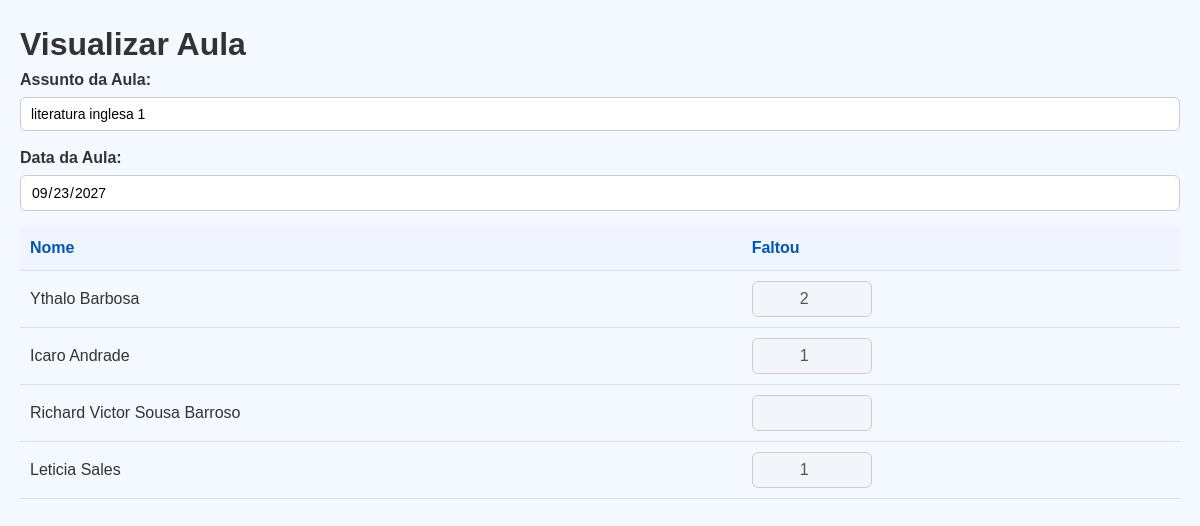
/gestao/visualizar_aula/46 (signed in), run on the app's committed database.
### gestao/models.py (models this page shows, shortened)
class Aula(models.Model):
    nome = models.TextField()
    data = models.DateField()
    turma = models.ForeignKey(Turma, on_delete=models.CASCADE, related_name='aulas')

### usuarios/models.py (models this page shows, shortened)
class Aluno(models.Model):
    nome = models.TextField()

### gestao/views.py (the view)
# urls.py: path('visualizar_aula/<int:aula_id>', views.visualizar_aula, name='visualizar_aula'),
@login_required
def visualizar_aula(request, aula_id):
    aula = get_object_or_404(Aula, id=aula_id)
    alunos = aula.turma.alunos.all()
    alunos_com_faltas = []
    for aluno in alunos:
        frequencia = Presenca.objects.filter(aula=aula, aluno=aluno).first()
        faltas = frequencia.faltas if frequencia and frequencia.faltas > 0 else ''
        alunos_com_faltas.append((aluno, faltas))
    contexto = {
        'aula': aula,
        'alunos_com_faltas': alunos_com_faltas,
    }
    return render(request, 'visualizar_aula.html', contexto)

### gestao/templates/visualizar_aula.html (shortened to what this page needs)
{% load static %}
<!DOCTYPE html>
<html lang="pt-br">
<head>
    <link rel="stylesheet" href="{% static 'css/presenca.css' %}">
</head>
<body>
    <h1>Visualizar Aula</h1>
    <div class="form-group">
        <label>Assunto da Aula:</label>
        <input type="text" value="{{ aula.nome }}" readonly>
    </div>
    <div class="form-group">
        <label>Data da Aula:</label>
        <input type="date" value="{{ aula.data|date:'Y-m-d' }}" readonly>
    </div>
    <table>
        <thead>
            <tr>
                <th>Nome</th>
                <th>Faltou</th>
            </tr>
        </thead>
        <tbody>
            {% for aluno, faltas in alunos_com_faltas %}
            <tr>
                <td>{{ aluno.nome }}</td>
                <td><input type="number" value="{{ faltas }}" disabled></td>
            </tr>
            {% empty %}
            <tr>
                <td colspan="2">Nenhum aluno registrado.</td>
            </tr>
            {% endfor %}
        </tbody>
    </table>
</body>
</html>

### usuarios/static/css/presenca.css (style rules this page uses)
* { margin: 0; padding: 0; box-sizing: border-box; font-family: Arial, sans-serif; }
body { background-color: #f4f8ff; color: #333; line-height: 1.5; padding: 20px; }
.form-group { margin-bottom: 15px; }
label { display: block; margin-bottom: 5px; font-weight: bold; }
input[type="text"], input[type="date"], input[type="number"] { width: 100%; padding: 8px 10px; border: 1px solid #ccc; border-radius: 6px; font-size: 14px; transition: border-color 0.2s; }
table { width: 100%; border-collapse: collapse; margin-bottom: 20px; }
th, td { padding: 10px; border-bottom: 1px solid #e0e0e0; }
th { background-color: #f0f4ff; color: #0056b3; font-weight: bold; text-align: left; }
td:first-child { text-align: left; }
td input[type="number"] { width: 120px; padding: 8px 10px; text-align: center; font-size: 16px; border: 1px solid #ccc; border-radius: 6px; transition: border-color 0.2s; }

### data on the page
Aula: nome "literatura inglesa 1", data "09/23/2027"
Aluno: nome "Ythalo Barbosa", faltas "2"
Aluno: nome "Icaro Andrade", faltas "1"
Aluno: nome "Richard Victor Sousa Barroso"
Aluno: nome "Leticia Sales", faltas "1"
